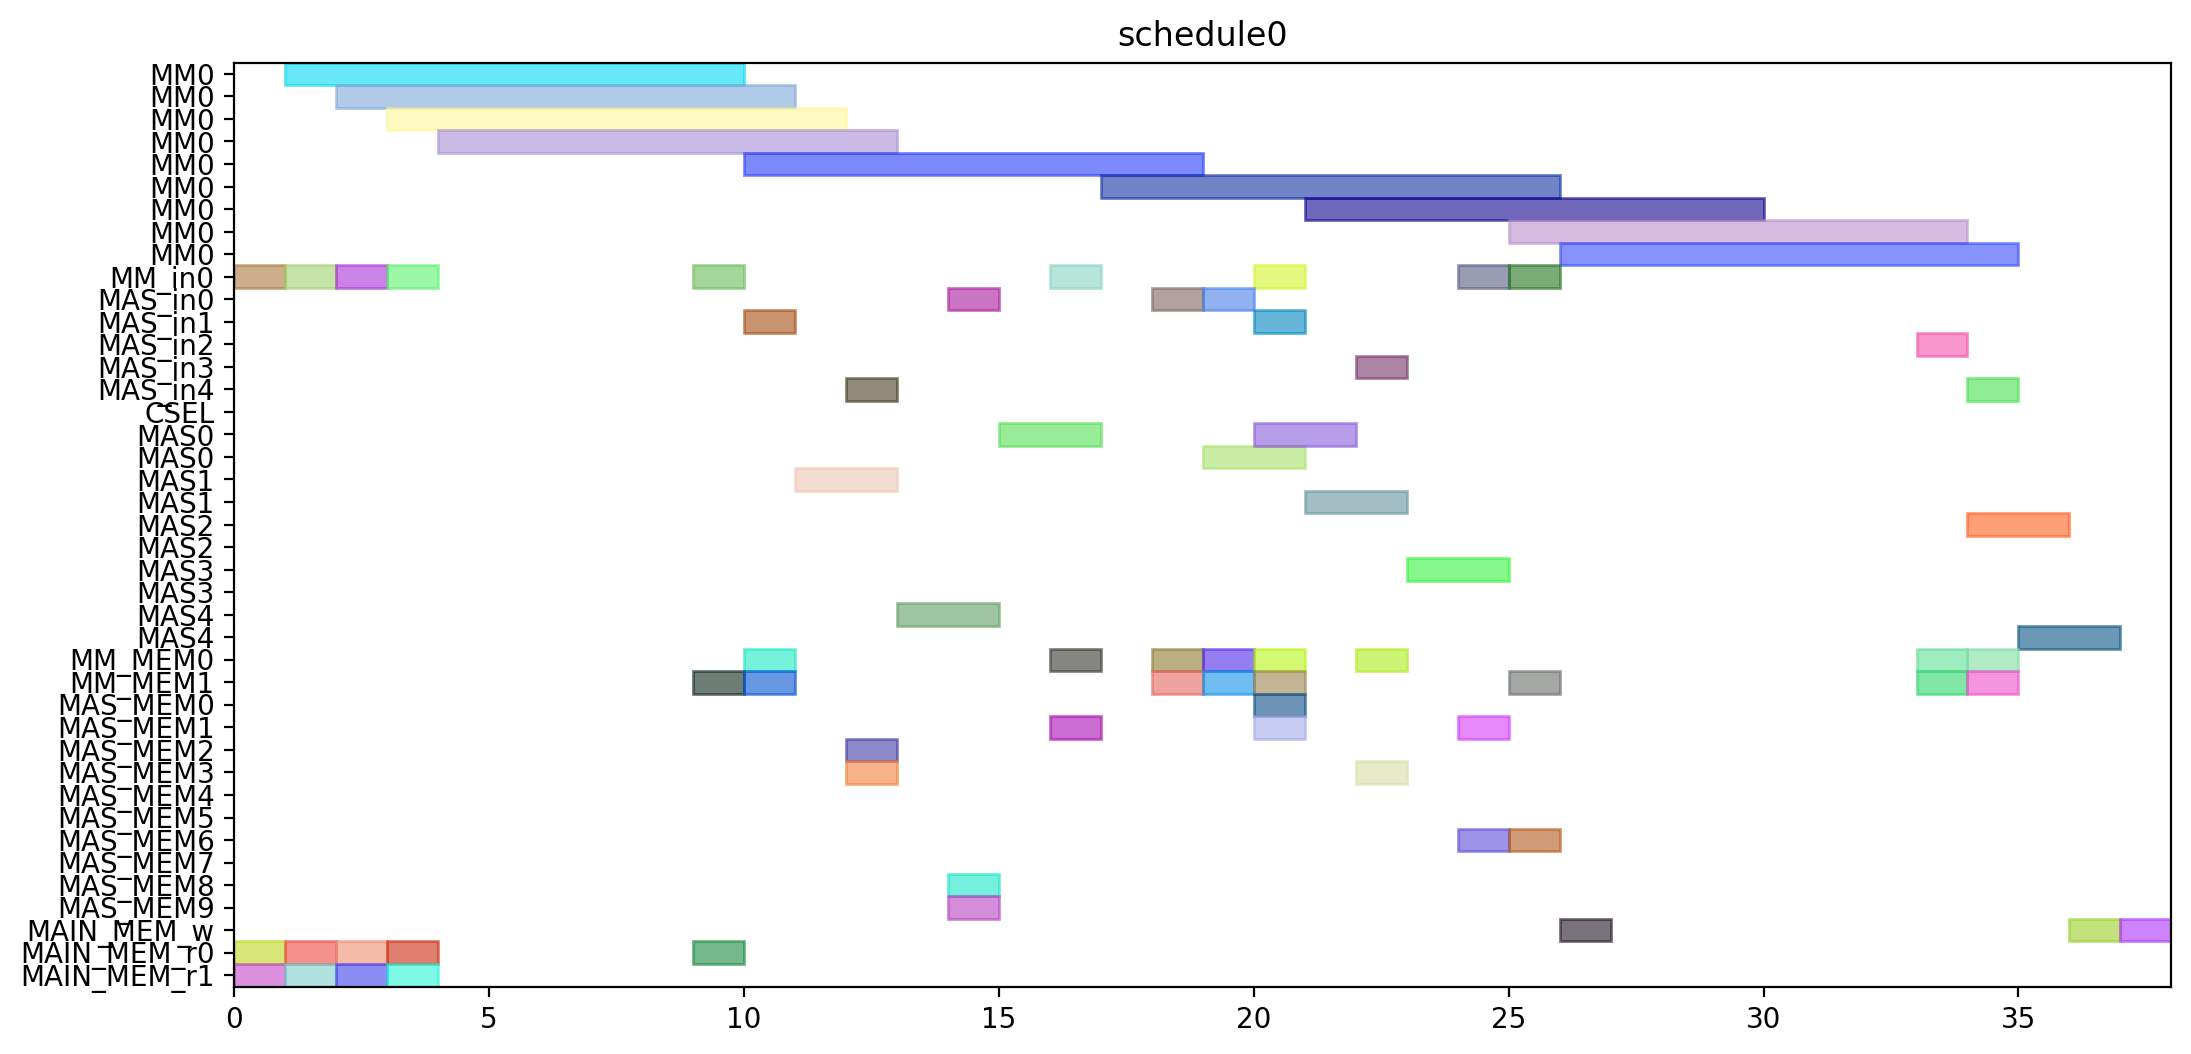

Generate this figure with Python:
from pyschedule import Scenario, solvers, plotters, alt


def solve():
	horizon = 120
	S = Scenario("schedule0", horizon=horizon)

	# resource
	MM = S.Resources('MM', num=1, size=9)
	MM_in = S.Resources('MM_in', num=1)
	MAS_in = S.Resources('MAS_in', num=5)
	CSEL = S.Resource('CSEL')
	MAS = S.Resources('MAS', num=5, size=2, periods=range(1, horizon))
	MM_MEM = S.Resources('MM_MEM', num=2)
	MAS_MEM = S.Resources('MAS_MEM', num=10)
	MAIN_MEM_w = S.Resource('MAIN_MEM_w', size=1)
	MAIN_MEM_r = S.Resources('MAIN_MEM_r', num=2)

	# result of previous scheduling

	# new tasks
	t0 = S.Task('t0', length=9, delay_cost=1)
	t0 += alt(MM)
	t0_in = S.Task('t0_in', length=1, delay_cost=1)
	t0_in += alt(MM_in)
	S += t0_in*MM_in[0]<=t0*MM[0]
	t0_mem0 = S.Task('t0_mem0', length=1, delay_cost=1)
	t0_mem0 += MAIN_MEM_r[0]
	S += t0_mem0 <= t0

	t0_mem1 = S.Task('t0_mem1', length=1, delay_cost=1)
	t0_mem1 += MAIN_MEM_r[1]
	S += t0_mem1 <= t0

	t3 = S.Task('t3', length=9, delay_cost=1)
	t3 += alt(MM)
	t3_in = S.Task('t3_in', length=1, delay_cost=1)
	t3_in += alt(MM_in)
	S += t3_in*MM_in[0]<=t3*MM[0]
	t3_mem0 = S.Task('t3_mem0', length=1, delay_cost=1)
	t3_mem0 += MAIN_MEM_r[0]
	S += t3_mem0 <= t3

	t3_mem1 = S.Task('t3_mem1', length=1, delay_cost=1)
	t3_mem1 += MAIN_MEM_r[1]
	S += t3_mem1 <= t3

	t1 = S.Task('t1', length=9, delay_cost=1)
	t1 += alt(MM)
	t1_in = S.Task('t1_in', length=1, delay_cost=1)
	t1_in += alt(MM_in)
	S += t1_in*MM_in[0]<=t1*MM[0]
	t1_mem0 = S.Task('t1_mem0', length=1, delay_cost=1)
	t1_mem0 += MAIN_MEM_r[0]
	S += t1_mem0 <= t1

	t1_mem1 = S.Task('t1_mem1', length=1, delay_cost=1)
	t1_mem1 += MAIN_MEM_r[1]
	S += t1_mem1 <= t1

	t2 = S.Task('t2', length=9, delay_cost=1)
	t2 += alt(MM)
	t2_in = S.Task('t2_in', length=1, delay_cost=1)
	t2_in += alt(MM_in)
	S += t2_in*MM_in[0]<=t2*MM[0]
	t2_mem0 = S.Task('t2_mem0', length=1, delay_cost=1)
	t2_mem0 += MAIN_MEM_r[0]
	S += t2_mem0 <= t2

	t2_mem1 = S.Task('t2_mem1', length=1, delay_cost=1)
	t2_mem1 += MAIN_MEM_r[1]
	S += t2_mem1 <= t2

	t4 = S.Task('t4', length=9, delay_cost=1)
	t4 += alt(MM)
	t4_in = S.Task('t4_in', length=1, delay_cost=1)
	t4_in += alt(MM_in)
	S += t4_in*MM_in[0]<=t4*MM[0]
	t4_mem0 = S.Task('t4_mem0', length=1, delay_cost=1)
	t4_mem0 += MAIN_MEM_r[0]
	S += t4_mem0 <= t4

	t4_mem1 = S.Task('t4_mem1', length=1, delay_cost=1)
	t4_mem1 += alt(MM_MEM)
	S += (t2*MM[0])-1 < t4_mem1*MM_MEM[1]
	S += t4_mem1 <= t4

	t5 = S.Task('t5', length=2, delay_cost=1)
	t5 += alt(MAS)
	t5_in = S.Task('t5_in', length=1, delay_cost=1)
	t5_in += alt(MAS_in)
	S += t5_in*MAS_in[0]<=t5*MAS[0]

	S += t5_in*MAS_in[1]<=t5*MAS[1]

	S += t5_in*MAS_in[2]<=t5*MAS[2]

	S += t5_in*MAS_in[3]<=t5*MAS[3]

	S += t5_in*MAS_in[4]<=t5*MAS[4]

	t5_mem0 = S.Task('t5_mem0', length=1, delay_cost=1)
	t5_mem0 += alt(MM_MEM)
	S += (t0*MM[0])-1 < t5_mem0*MM_MEM[0]
	S += t5_mem0 <= t5

	t5_mem1 = S.Task('t5_mem1', length=1, delay_cost=1)
	t5_mem1 += alt(MM_MEM)
	S += (t0*MM[0])-1 < t5_mem1*MM_MEM[1]
	S += t5_mem1 <= t5

	t6 = S.Task('t6', length=2, delay_cost=1)
	t6 += alt(MAS)
	t6_in = S.Task('t6_in', length=1, delay_cost=1)
	t6_in += alt(MAS_in)
	S += t6_in*MAS_in[0]<=t6*MAS[0]

	S += t6_in*MAS_in[1]<=t6*MAS[1]

	S += t6_in*MAS_in[2]<=t6*MAS[2]

	S += t6_in*MAS_in[3]<=t6*MAS[3]

	S += t6_in*MAS_in[4]<=t6*MAS[4]

	t6_mem0 = S.Task('t6_mem0', length=1, delay_cost=1)
	t6_mem0 += alt(MAS_MEM)
	S += (t5*MAS[0])-1 < t6_mem0*MAS_MEM[0]
	S += (t5*MAS[1])-1 < t6_mem0*MAS_MEM[2]
	S += (t5*MAS[2])-1 < t6_mem0*MAS_MEM[4]
	S += (t5*MAS[3])-1 < t6_mem0*MAS_MEM[6]
	S += (t5*MAS[4])-1 < t6_mem0*MAS_MEM[8]
	S += t6_mem0 <= t6

	t6_mem1 = S.Task('t6_mem1', length=1, delay_cost=1)
	t6_mem1 += alt(MAS_MEM)
	S += (t5*MAS[0])-1 < t6_mem1*MAS_MEM[1]
	S += (t5*MAS[1])-1 < t6_mem1*MAS_MEM[3]
	S += (t5*MAS[2])-1 < t6_mem1*MAS_MEM[5]
	S += (t5*MAS[3])-1 < t6_mem1*MAS_MEM[7]
	S += (t5*MAS[4])-1 < t6_mem1*MAS_MEM[9]
	S += t6_mem1 <= t6

	t9 = S.Task('t9', length=2, delay_cost=1)
	t9 += alt(MAS)
	t9_in = S.Task('t9_in', length=1, delay_cost=1)
	t9_in += alt(MAS_in)
	S += t9_in*MAS_in[0]<=t9*MAS[0]

	S += t9_in*MAS_in[1]<=t9*MAS[1]

	S += t9_in*MAS_in[2]<=t9*MAS[2]

	S += t9_in*MAS_in[3]<=t9*MAS[3]

	S += t9_in*MAS_in[4]<=t9*MAS[4]

	t9_mem0 = S.Task('t9_mem0', length=1, delay_cost=1)
	t9_mem0 += alt(MM_MEM)
	S += (t0*MM[0])-1 < t9_mem0*MM_MEM[0]
	S += t9_mem0 <= t9

	t9_mem1 = S.Task('t9_mem1', length=1, delay_cost=1)
	t9_mem1 += alt(MM_MEM)
	S += (t4*MM[0])-1 < t9_mem1*MM_MEM[1]
	S += t9_mem1 <= t9

	t10 = S.Task('t10', length=2, delay_cost=1)
	t10 += alt(MAS)
	t10_in = S.Task('t10_in', length=1, delay_cost=1)
	t10_in += alt(MAS_in)
	S += t10_in*MAS_in[0]<=t10*MAS[0]

	S += t10_in*MAS_in[1]<=t10*MAS[1]

	S += t10_in*MAS_in[2]<=t10*MAS[2]

	S += t10_in*MAS_in[3]<=t10*MAS[3]

	S += t10_in*MAS_in[4]<=t10*MAS[4]

	t10_mem0 = S.Task('t10_mem0', length=1, delay_cost=1)
	t10_mem0 += alt(MM_MEM)
	S += (t4*MM[0])-1 < t10_mem0*MM_MEM[0]
	S += t10_mem0 <= t10

	t10_mem1 = S.Task('t10_mem1', length=1, delay_cost=1)
	t10_mem1 += alt(MM_MEM)
	S += (t4*MM[0])-1 < t10_mem1*MM_MEM[1]
	S += t10_mem1 <= t10

	t7 = S.Task('t7', length=2, delay_cost=1)
	t7 += alt(MAS)
	t7_in = S.Task('t7_in', length=1, delay_cost=1)
	t7_in += alt(MAS_in)
	S += t7_in*MAS_in[0]<=t7*MAS[0]

	S += t7_in*MAS_in[1]<=t7*MAS[1]

	S += t7_in*MAS_in[2]<=t7*MAS[2]

	S += t7_in*MAS_in[3]<=t7*MAS[3]

	S += t7_in*MAS_in[4]<=t7*MAS[4]

	t7_mem0 = S.Task('t7_mem0', length=1, delay_cost=1)
	t7_mem0 += alt(MAS_MEM)
	S += (t6*MAS[0])-1 < t7_mem0*MAS_MEM[0]
	S += (t6*MAS[1])-1 < t7_mem0*MAS_MEM[2]
	S += (t6*MAS[2])-1 < t7_mem0*MAS_MEM[4]
	S += (t6*MAS[3])-1 < t7_mem0*MAS_MEM[6]
	S += (t6*MAS[4])-1 < t7_mem0*MAS_MEM[8]
	S += t7_mem0 <= t7

	t7_mem1 = S.Task('t7_mem1', length=1, delay_cost=1)
	t7_mem1 += alt(MAS_MEM)
	S += (t6*MAS[0])-1 < t7_mem1*MAS_MEM[1]
	S += (t6*MAS[1])-1 < t7_mem1*MAS_MEM[3]
	S += (t6*MAS[2])-1 < t7_mem1*MAS_MEM[5]
	S += (t6*MAS[3])-1 < t7_mem1*MAS_MEM[7]
	S += (t6*MAS[4])-1 < t7_mem1*MAS_MEM[9]
	S += t7_mem1 <= t7

	t11 = S.Task('t11', length=2, delay_cost=1)
	t11 += alt(MAS)
	t11_in = S.Task('t11_in', length=1, delay_cost=1)
	t11_in += alt(MAS_in)
	S += t11_in*MAS_in[0]<=t11*MAS[0]

	S += t11_in*MAS_in[1]<=t11*MAS[1]

	S += t11_in*MAS_in[2]<=t11*MAS[2]

	S += t11_in*MAS_in[3]<=t11*MAS[3]

	S += t11_in*MAS_in[4]<=t11*MAS[4]

	t11_mem0 = S.Task('t11_mem0', length=1, delay_cost=1)
	t11_mem0 += alt(MAS_MEM)
	S += (t10*MAS[0])-1 < t11_mem0*MAS_MEM[0]
	S += (t10*MAS[1])-1 < t11_mem0*MAS_MEM[2]
	S += (t10*MAS[2])-1 < t11_mem0*MAS_MEM[4]
	S += (t10*MAS[3])-1 < t11_mem0*MAS_MEM[6]
	S += (t10*MAS[4])-1 < t11_mem0*MAS_MEM[8]
	S += t11_mem0 <= t11

	t11_mem1 = S.Task('t11_mem1', length=1, delay_cost=1)
	t11_mem1 += alt(MM_MEM)
	S += (t4*MM[0])-1 < t11_mem1*MM_MEM[1]
	S += t11_mem1 <= t11

	t8 = S.Task('t8', length=9, delay_cost=1)
	t8 += alt(MM)
	t8_in = S.Task('t8_in', length=1, delay_cost=1)
	t8_in += alt(MM_in)
	S += t8_in*MM_in[0]<=t8*MM[0]
	t8_mem0 = S.Task('t8_mem0', length=1, delay_cost=1)
	t8_mem0 += alt(MM_MEM)
	S += (t4*MM[0])-1 < t8_mem0*MM_MEM[0]
	S += t8_mem0 <= t8

	t8_mem1 = S.Task('t8_mem1', length=1, delay_cost=1)
	t8_mem1 += alt(MAS_MEM)
	S += (t7*MAS[0])-1 < t8_mem1*MAS_MEM[1]
	S += (t7*MAS[1])-1 < t8_mem1*MAS_MEM[3]
	S += (t7*MAS[2])-1 < t8_mem1*MAS_MEM[5]
	S += (t7*MAS[3])-1 < t8_mem1*MAS_MEM[7]
	S += (t7*MAS[4])-1 < t8_mem1*MAS_MEM[9]
	S += t8_mem1 <= t8

	new_PZ = S.Task('new_PZ', length=9, delay_cost=1)
	new_PZ += alt(MM)
	new_PZ_in = S.Task('new_PZ_in', length=1, delay_cost=1)
	new_PZ_in += alt(MM_in)
	S += new_PZ_in*MM_in[0]<=new_PZ*MM[0]
	S += 0<new_PZ

	new_PZ_w = S.Task('new_PZ_w', length=1, delay_cost=1)
	new_PZ_w += alt(MAIN_MEM_w)
	S += new_PZ <= new_PZ_w

	new_PZ_mem0 = S.Task('new_PZ_mem0', length=1, delay_cost=1)
	new_PZ_mem0 += alt(MM_MEM)
	S += (t1*MM[0])-1 < new_PZ_mem0*MM_MEM[0]
	S += new_PZ_mem0 <= new_PZ

	new_PZ_mem1 = S.Task('new_PZ_mem1', length=1, delay_cost=1)
	new_PZ_mem1 += alt(MAS_MEM)
	S += (t7*MAS[0])-1 < new_PZ_mem1*MAS_MEM[1]
	S += (t7*MAS[1])-1 < new_PZ_mem1*MAS_MEM[3]
	S += (t7*MAS[2])-1 < new_PZ_mem1*MAS_MEM[5]
	S += (t7*MAS[3])-1 < new_PZ_mem1*MAS_MEM[7]
	S += (t7*MAS[4])-1 < new_PZ_mem1*MAS_MEM[9]
	S += new_PZ_mem1 <= new_PZ

	t12 = S.Task('t12', length=2, delay_cost=1)
	t12 += alt(MAS)
	t12_in = S.Task('t12_in', length=1, delay_cost=1)
	t12_in += alt(MAS_in)
	S += t12_in*MAS_in[0]<=t12*MAS[0]

	S += t12_in*MAS_in[1]<=t12*MAS[1]

	S += t12_in*MAS_in[2]<=t12*MAS[2]

	S += t12_in*MAS_in[3]<=t12*MAS[3]

	S += t12_in*MAS_in[4]<=t12*MAS[4]

	t12_mem0 = S.Task('t12_mem0', length=1, delay_cost=1)
	t12_mem0 += alt(MM_MEM)
	S += (t0*MM[0])-1 < t12_mem0*MM_MEM[0]
	S += t12_mem0 <= t12

	t12_mem1 = S.Task('t12_mem1', length=1, delay_cost=1)
	t12_mem1 += alt(MAS_MEM)
	S += (t11*MAS[0])-1 < t12_mem1*MAS_MEM[1]
	S += (t11*MAS[1])-1 < t12_mem1*MAS_MEM[3]
	S += (t11*MAS[2])-1 < t12_mem1*MAS_MEM[5]
	S += (t11*MAS[3])-1 < t12_mem1*MAS_MEM[7]
	S += (t11*MAS[4])-1 < t12_mem1*MAS_MEM[9]
	S += t12_mem1 <= t12

	t13 = S.Task('t13', length=9, delay_cost=1)
	t13 += alt(MM)
	t13_in = S.Task('t13_in', length=1, delay_cost=1)
	t13_in += alt(MM_in)
	S += t13_in*MM_in[0]<=t13*MM[0]
	t13_mem0 = S.Task('t13_mem0', length=1, delay_cost=1)
	t13_mem0 += alt(MAS_MEM)
	S += (t12*MAS[0])-1 < t13_mem0*MAS_MEM[0]
	S += (t12*MAS[1])-1 < t13_mem0*MAS_MEM[2]
	S += (t12*MAS[2])-1 < t13_mem0*MAS_MEM[4]
	S += (t12*MAS[3])-1 < t13_mem0*MAS_MEM[6]
	S += (t12*MAS[4])-1 < t13_mem0*MAS_MEM[8]
	S += t13_mem0 <= t13

	t13_mem1 = S.Task('t13_mem1', length=1, delay_cost=1)
	t13_mem1 += alt(MAS_MEM)
	S += (t9*MAS[0])-1 < t13_mem1*MAS_MEM[1]
	S += (t9*MAS[1])-1 < t13_mem1*MAS_MEM[3]
	S += (t9*MAS[2])-1 < t13_mem1*MAS_MEM[5]
	S += (t9*MAS[3])-1 < t13_mem1*MAS_MEM[7]
	S += (t9*MAS[4])-1 < t13_mem1*MAS_MEM[9]
	S += t13_mem1 <= t13

	t14 = S.Task('t14', length=9, delay_cost=1)
	t14 += alt(MM)
	t14_in = S.Task('t14_in', length=1, delay_cost=1)
	t14_in += alt(MM_in)
	S += t14_in*MM_in[0]<=t14*MM[0]
	t14_mem0 = S.Task('t14_mem0', length=1, delay_cost=1)
	t14_mem0 += alt(MAS_MEM)
	S += (t12*MAS[0])-1 < t14_mem0*MAS_MEM[0]
	S += (t12*MAS[1])-1 < t14_mem0*MAS_MEM[2]
	S += (t12*MAS[2])-1 < t14_mem0*MAS_MEM[4]
	S += (t12*MAS[3])-1 < t14_mem0*MAS_MEM[6]
	S += (t12*MAS[4])-1 < t14_mem0*MAS_MEM[8]
	S += t14_mem0 <= t14

	t14_mem1 = S.Task('t14_mem1', length=1, delay_cost=1)
	t14_mem1 += alt(MM_MEM)
	S += (t3*MM[0])-1 < t14_mem1*MM_MEM[1]
	S += t14_mem1 <= t14

	new_PY = S.Task('new_PY', length=2, delay_cost=1)
	new_PY += alt(MAS)
	new_PY_in = S.Task('new_PY_in', length=1, delay_cost=1)
	new_PY_in += alt(MAS_in)
	S += new_PY_in*MAS_in[0]<=new_PY*MAS[0]

	S += new_PY_in*MAS_in[1]<=new_PY*MAS[1]

	S += new_PY_in*MAS_in[2]<=new_PY*MAS[2]

	S += new_PY_in*MAS_in[3]<=new_PY*MAS[3]

	S += new_PY_in*MAS_in[4]<=new_PY*MAS[4]

	S += 0<new_PY

	new_PY_w = S.Task('new_PY_w', length=1, delay_cost=1)
	new_PY_w += alt(MAIN_MEM_w)
	S += new_PY <= new_PY_w

	new_PY_mem0 = S.Task('new_PY_mem0', length=1, delay_cost=1)
	new_PY_mem0 += alt(MM_MEM)
	S += (t8*MM[0])-1 < new_PY_mem0*MM_MEM[0]
	S += new_PY_mem0 <= new_PY

	new_PY_mem1 = S.Task('new_PY_mem1', length=1, delay_cost=1)
	new_PY_mem1 += alt(MM_MEM)
	S += (t13*MM[0])-1 < new_PY_mem1*MM_MEM[1]
	S += new_PY_mem1 <= new_PY

	new_PX = S.Task('new_PX', length=2, delay_cost=1)
	new_PX += alt(MAS)
	new_PX_in = S.Task('new_PX_in', length=1, delay_cost=1)
	new_PX_in += alt(MAS_in)
	S += new_PX_in*MAS_in[0]<=new_PX*MAS[0]

	S += new_PX_in*MAS_in[1]<=new_PX*MAS[1]

	S += new_PX_in*MAS_in[2]<=new_PX*MAS[2]

	S += new_PX_in*MAS_in[3]<=new_PX*MAS[3]

	S += new_PX_in*MAS_in[4]<=new_PX*MAS[4]

	S += 0<new_PX

	new_PX_w = S.Task('new_PX_w', length=1, delay_cost=1)
	new_PX_w += alt(MAIN_MEM_w)
	S += new_PX <= new_PX_w

	new_PX_mem0 = S.Task('new_PX_mem0', length=1, delay_cost=1)
	new_PX_mem0 += alt(MM_MEM)
	S += (t14*MM[0])-1 < new_PX_mem0*MM_MEM[0]
	S += new_PX_mem0 <= new_PX

	new_PX_mem1 = S.Task('new_PX_mem1', length=1, delay_cost=1)
	new_PX_mem1 += alt(MM_MEM)
	S += (t14*MM[0])-1 < new_PX_mem1*MM_MEM[1]
	S += new_PX_mem1 <= new_PX

	solvers.mip.solve(S,msg=1,kind='CPLEX',ratio_gap=1.01)

	solution = [['hoge']*len(S.solution()[1]) for i in range(len(S.solution()))]
	for i in range(len(S.solution())):
		for j in range(len(S.solution()[i])):
			solution[i][j]=str(S.solution()[i][j])
	print(solution)

	cycles = int(solution[-1][3])

	pic_file_name = "/mnt/rose/usr1/fukuda/ABE/multiRAM_multiMAS_16mux/scheduling_result/stage9MM1_stage2MAS5/EP_DBL_A_0/schedule0.png"
	if(S.solution() != []):
		plotters.matplotlib.plot(S,img_filename=pic_file_name, show_task_labels=False, fig_size=(cycles*0.25+3, 6))

	return solution
